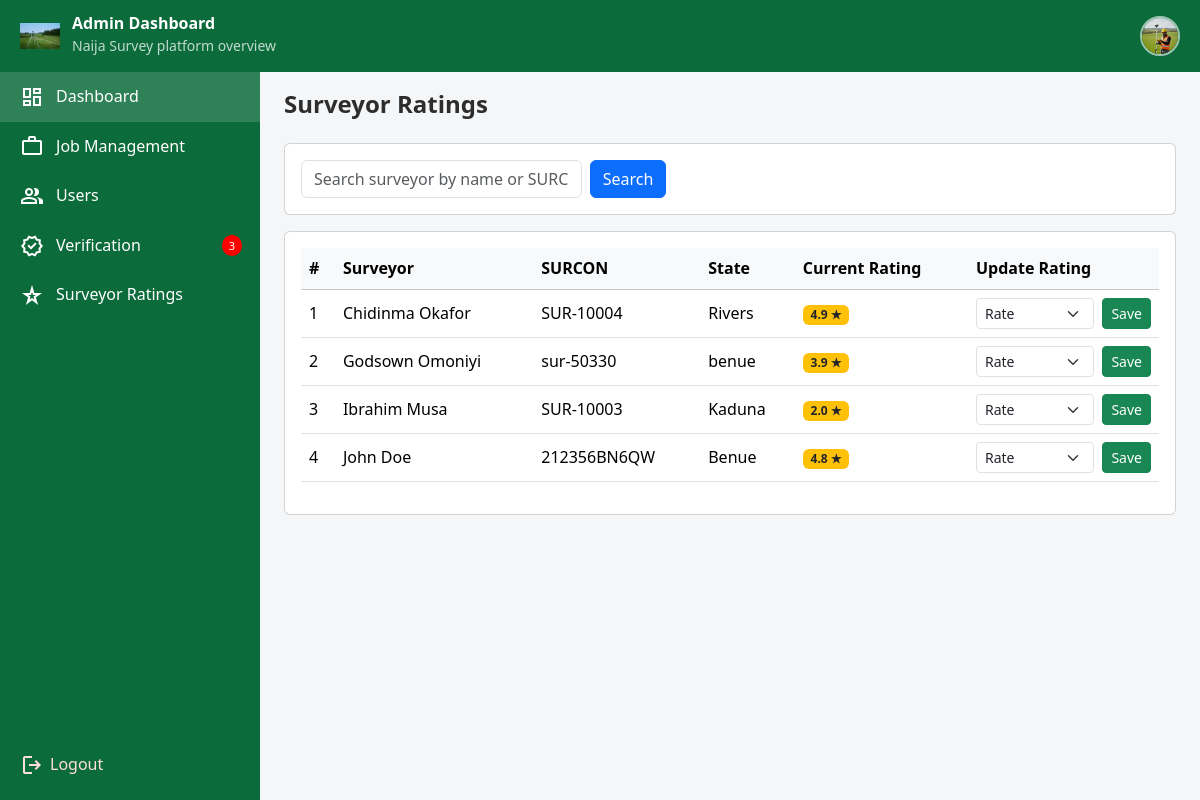
Page /Admin/surveyor_ratings.php (signed in) on the committed database.
### tables this page shows
CREATE TABLE IF NOT EXISTS `surveyors_profile` (
  `id` int NOT NULL AUTO_INCREMENT,
  `account_id` int NOT NULL,
  `first_name` varchar(100) NOT NULL,
  `surname` varchar(100) NOT NULL,
  `other_names` varchar(100) DEFAULT NULL,
  `phone_number` varchar(20) NOT NULL,
  `whatsapp_number` varchar(20) NOT NULL,
  `years_of_experience` int NOT NULL,
  `bio` text NOT NULL,
  `state` varchar(100) NOT NULL,
  `lga` varchar(100) NOT NULL,
  `address` text NOT NULL,
  `profile_image` varchar(255) NOT NULL,
  `id_type` varchar(50) NOT NULL,
  `id_document` varchar(255) NOT NULL,
  `surcon_number` varchar(50) NOT NULL,
  `specialization` enum('Land & Boundary Survey','Engineering Survey','Topographic Survey','Cadastral Survey','Hydrographic Survey','GIS Survey') NOT NULL,
  `verification_status` enum('pending','verified','rejected') NOT NULL DEFAULT 'pending',
  `verified_at` datetime NOT NULL DEFAULT CURRENT_TIMESTAMP,
  `created_at` datetime NOT NULL DEFAULT CURRENT_TIMESTAMP,
  `updated_at` datetime NOT NULL DEFAULT CURRENT_TIMESTAMP ON UPDATE CURRENT_TIMESTAMP,
  `rating` decimal(2,1) NOT NULL DEFAULT '0.0',
  `reviews_count` int NOT NULL DEFAULT '0',
  PRIMARY KEY (`id`),
  KEY `fk_surveyor_user` (`account_id`)
);

### Admin/surveyor_ratings.php (the view, shortened to what this page needs)
<?php
require_once "../config/db-connect.php";
$search = trim($_GET['search'] ?? "");
$sql = "
    SELECT
        id,
        first_name,
        surname,
        surcon_number,
        rating,
        reviews_count,
        state
    FROM surveyors_profile
    WHERE verification_status = 'verified'
";
$params = [];
$sql .= " ORDER BY first_name ASC";
$stmt = $pdo->prepare($sql);
$stmt->execute($params);
$surveyors = $stmt->fetchAll(PDO::FETCH_ASSOC);
?>
<!DOCTYPE html>
<html lang="en">
<head>
<link href="https://cdn.jsdelivr.net/npm/bootstrap@5.3.3/dist/css/bootstrap.min.css" rel="stylesheet">
<link rel="stylesheet" href="../assets/css/style.css">
</head>
<body>
<?php include "../components/nav.php"; ?>
<?php include "../components/admin-sidebar.php"; ?>
<div class="container-fluid px-4 main">
  <h4 class="fw-bold mb-4">Surveyor Ratings</h4>
  <div class="card mb-3">
    <div class="card-body">
      <form method="get" class="row g-2 align-items-center">
        <div class="col-md-4">
          <input
            type="text"
            name="search"
            class="form-control"
            placeholder="Search surveyor by name or SURCON..."
            value="<?php echo htmlspecialchars($search); ?>"
          >
        </div>
        <div class="col-md-auto">
          <button class="btn btn-primary">Search</button>
        </div>
      </form>
    </div>
  </div>
  <div class="card">
    <div class="card-body table-responsive">
      <table class="table table-hover align-middle">
        <thead class="table-light">
          <tr>
            <th>#</th>
            <th>Surveyor</th>
            <th>SURCON</th>
            <th>State</th>
            <th>Current Rating</th>
            <th>Update Rating</th>
          </tr>
        </thead>
        <tbody>
          <?php if (empty($surveyors)): ?>
            <tr>
              <td colspan="6" class="text-center text-muted">
                No verified surveyors found
              </td>
            </tr>
          <?php else: ?>
            <?php foreach ($surveyors as $i => $s): ?>
              <tr>
                <td><?php echo $i + 1; ?></td>
                <td>
                  <?php echo htmlspecialchars($s['first_name'].' '.$s['surname']); ?>
                </td>
                <td><?php echo htmlspecialchars($s['surcon_number']); ?></td>
                <td><?php echo htmlspecialchars($s['state']); ?></td>
                <td>
                  <span class="badge bg-warning text-dark">
                    <?php echo number_format($s['rating'], 1); ?> ★
                  </span>
                </td>
                <td>
                  <form method="post" action="processes/update-surveyor-rating.php" class="d-flex gap-2">
                    <select name="rating" class="form-select form-select-sm" required>
                      <option value="">Rate</option>
                    </select>
                    <button class="btn btn-sm btn-success">
                      Save
                    </button>
                  </form>
                </td>
              </tr>
            <?php endforeach; ?>
          <?php endif; ?>
        </tbody>
      </table>
    </div>
  </div>
</div>
</body>
</html>

### rows in the picture
surveyors_profile: first_name+surname "Chidinma Okafor", surcon_number "SUR-10004", state "Rivers", rating "4.9"
surveyors_profile: first_name+surname "Godsown Omoniyi", surcon_number "sur-50330", state "benue", rating "3.9"
surveyors_profile: first_name+surname "Ibrahim Musa", surcon_number "SUR-10003", state "Kaduna", rating "2.0"
surveyors_profile: first_name+surname "John Doe", surcon_number "212356BN6QW", state "Benue", rating "4.8"

### other values in the picture
$totalPendingVerifications "3"
